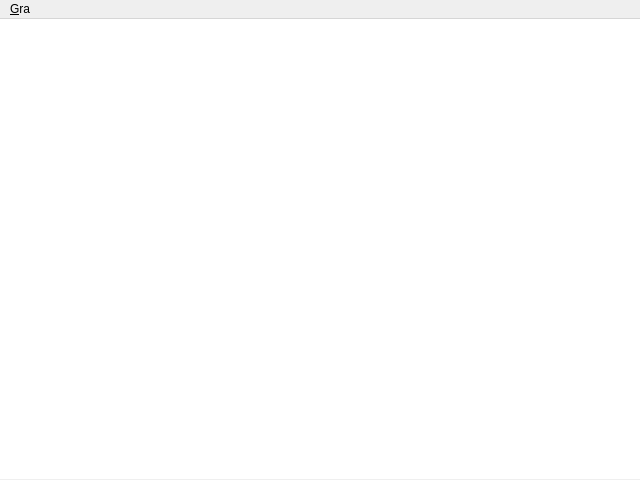
<?xml version="1.0" encoding="UTF-8"?>
<ui version="4.0">
 <class>MainGame</class>
 <widget class="QMainWindow" name="MainGame">
  <property name="geometry">
   <rect>
    <x>0</x>
    <y>0</y>
    <width>640</width>
    <height>480</height>
   </rect>
  </property>
  <property name="sizePolicy">
   <sizepolicy hsizetype="Fixed" vsizetype="Fixed">
    <horstretch>0</horstretch>
    <verstretch>0</verstretch>
   </sizepolicy>
  </property>
  <property name="windowTitle">
   <string>Arkanoid ;)</string>
  </property>
  <widget class="QWidget" name="centralWidget">
   <widget class="QGraphicsView" name="gameGraphics">
    <property name="geometry">
     <rect>
      <x>0</x>
      <y>0</y>
      <width>640</width>
      <height>460</height>
     </rect>
    </property>
    <property name="contextMenuPolicy">
     <enum>Qt::NoContextMenu</enum>
    </property>
    <property name="frameShape">
     <enum>QFrame::NoFrame</enum>
    </property>
    <property name="lineWidth">
     <number>0</number>
    </property>
    <property name="verticalScrollBarPolicy">
     <enum>Qt::ScrollBarAsNeeded</enum>
    </property>
    <property name="horizontalScrollBarPolicy">
     <enum>Qt::ScrollBarAsNeeded</enum>
    </property>
    <property name="renderHints">
     <set>QPainter::Antialiasing|QPainter::TextAntialiasing</set>
    </property>
    <property name="viewportUpdateMode">
     <enum>QGraphicsView::SmartViewportUpdate</enum>
    </property>
    <property name="optimizationFlags">
     <set>QGraphicsView::DontSavePainterState</set>
    </property>
   </widget>
  </widget>
  <widget class="QMenuBar" name="menuBar">
   <property name="geometry">
    <rect>
     <x>0</x>
     <y>0</y>
     <width>640</width>
     <height>19</height>
    </rect>
   </property>
   <widget class="QMenu" name="menu_Gra">
    <property name="title">
     <string>&amp;Gra</string>
    </property>
    <addaction name="act_newgame"/>
    <addaction name="separator"/>
    <addaction name="act_screen"/>
    <addaction name="separator"/>
    <addaction name="act_exit"/>
   </widget>
   <addaction name="menu_Gra"/>
  </widget>
  <action name="act_newgame">
   <property name="text">
    <string>&amp;Rozpocznij grę..</string>
   </property>
  </action>
  <action name="act_exit">
   <property name="text">
    <string>&amp;Wyjście</string>
   </property>
   <property name="shortcut">
    <string>Ctrl+Q</string>
   </property>
  </action>
  <action name="act_settings">
   <property name="text">
    <string>&amp;Ustawienia</string>
   </property>
  </action>
  <action name="act_screen">
   <property name="text">
    <string>&amp;Screenshot</string>
   </property>
  </action>
 </widget>
 <layoutdefault spacing="6" margin="11"/>
 <resources/>
 <connections/>
</ui>
